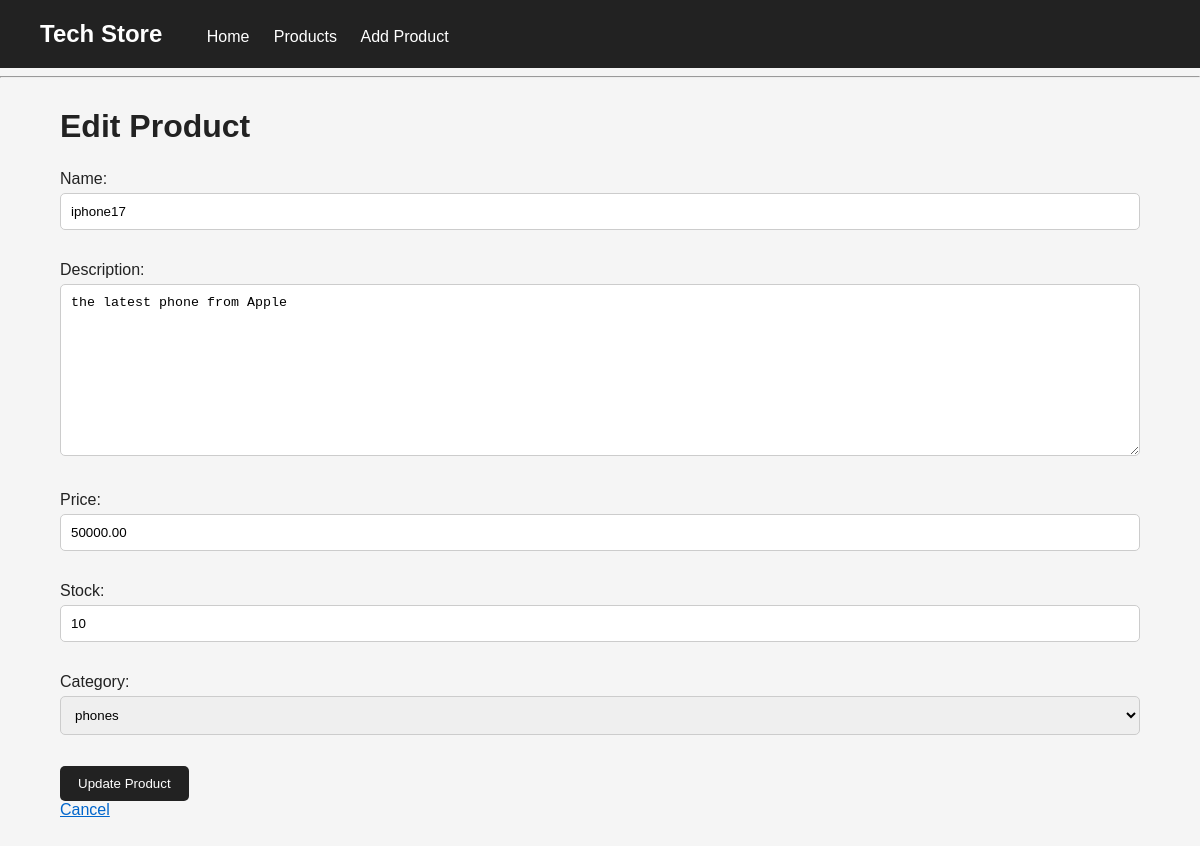
The app's page /products/1/update/ with its own data.
### store/models.py (models this page shows, shortened)
class Product(models.Model):
    name = models.CharField(max_length=200)
    description = models.TextField()
    price = models.DecimalField(max_digits=10, decimal_places=2)
    stock = models.PositiveIntegerField()
    category = models.ForeignKey(
        Category,
        on_delete=models.CASCADE,
        related_name="products"
    )

class Category(models.Model):
    name = models.CharField(max_length=100)
    def __str__(self):
        return self.name

### store/views.py (the view)
# urls.py: path("products/<int:id>/update/", views.update_product, name="update_product"),
def update_product(request, id):
    product = get_object_or_404(Product, id=id)
    if request.method == "POST":
        form = ProductForm(request.POST, instance=product)
        if form.is_valid():
            form.save()
            return redirect("product_detail", id=product.id)
    else:
        form = ProductForm(instance=product)
    return render(request, "store/product_form.html", {
        "form": form,
        "product": product,
    })

### store/Forms.py
class ProductForm(forms.ModelForm):
    class Meta:
        model = Product
        fields = ["name", "description", "price", "stock", "category"]

### store/templates/store/product_form.html (shortened to what this page needs)
{% extends "store/base.html" %}
{% block content %}
{% if product %}
    <h1>Edit Product</h1>
{% else %}
    <h1>Add Product</h1>
{% endif %}
<form method="POST">
    {{ form.as_p }}
    {% if product %}
        <button type="submit">Update Product</button>
    {% else %}
        <button type="submit">Add Product</button>
    {% endif %}
</form>
<a href="{% url 'product_list' %}">Cancel</a>
{% endblock %}

### store/static/CSS/style.css (style rules this page uses)
* { box-sizing: border-box; }
body { margin: 0; font-family: Arial, sans-serif; background-color: #f5f5f5; color: #222; }
h1 { margin-bottom: 25px; }
a { color: #0066cc; }
button { background-color: #222; color: white; border: none; padding: 10px 18px; cursor: pointer; border-radius: 5px; }
input, textarea, select { width: 100%; padding: 10px; margin-top: 5px; margin-bottom: 15px; border: 1px solid #ccc; border-radius: 5px; }

### records on screen
Product: name "iphone17", description "the latest phone from Apple", price "50000.00", stock "10", category "phones"
